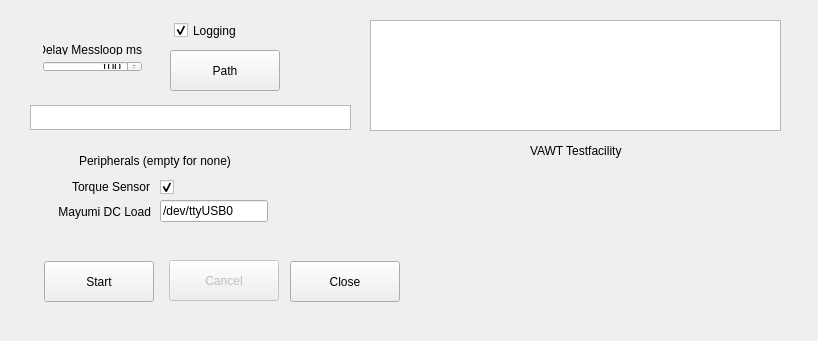
<?xml version="1.0" encoding="UTF-8"?>
<ui version="4.0">
 <class>MainWindow</class>
 <widget class="QMainWindow" name="MainWindow">
  <property name="geometry">
   <rect>
    <x>0</x>
    <y>0</y>
    <width>818</width>
    <height>341</height>
   </rect>
  </property>
  <property name="sizePolicy">
   <sizepolicy hsizetype="Fixed" vsizetype="Fixed">
    <horstretch>0</horstretch>
    <verstretch>0</verstretch>
   </sizepolicy>
  </property>
  <property name="windowTitle">
   <string>VAWT Testfacility</string>
  </property>
  <widget class="QWidget" name="centralwidget">
   <widget class="QLabel" name="label">
    <property name="geometry">
     <rect>
      <x>530</x>
      <y>140</y>
      <width>121</width>
      <height>21</height>
     </rect>
    </property>
    <property name="text">
     <string>VAWT Testfacility</string>
    </property>
   </widget>
   <widget class="QPushButton" name="btnStart">
    <property name="geometry">
     <rect>
      <x>44</x>
      <y>261</y>
      <width>110</width>
      <height>41</height>
     </rect>
    </property>
    <property name="text">
     <string>Start</string>
    </property>
   </widget>
   <widget class="QPushButton" name="btnClose">
    <property name="geometry">
     <rect>
      <x>290</x>
      <y>261</y>
      <width>110</width>
      <height>41</height>
     </rect>
    </property>
    <property name="text">
     <string>Close</string>
    </property>
   </widget>
   <widget class="QCheckBox" name="chkLogging">
    <property name="geometry">
     <rect>
      <x>174</x>
      <y>20</y>
      <width>85</width>
      <height>21</height>
     </rect>
    </property>
    <property name="text">
     <string>Logging</string>
    </property>
    <property name="checked">
     <bool>true</bool>
    </property>
   </widget>
   <widget class="QLabel" name="label_3">
    <property name="geometry">
     <rect>
      <x>79</x>
      <y>150</y>
      <width>201</width>
      <height>21</height>
     </rect>
    </property>
    <property name="text">
     <string>Peripherals (empty for none)</string>
    </property>
   </widget>
   <widget class="QWidget" name="layoutWidget">
    <property name="geometry">
     <rect>
      <x>32</x>
      <y>33</y>
      <width>121</width>
      <height>50</height>
     </rect>
    </property>
    <layout class="QVBoxLayout" name="verticalLayout">
     <item>
      <widget class="QLabel" name="lblDelay">
       <property name="text">
        <string>Delay Messloop ms</string>
       </property>
       <property name="alignment">
        <set>Qt::AlignRight|Qt::AlignTrailing|Qt::AlignVCenter</set>
       </property>
      </widget>
     </item>
     <item>
      <widget class="QSpinBox" name="spbDelay">
       <property name="alignment">
        <set>Qt::AlignRight|Qt::AlignTrailing|Qt::AlignVCenter</set>
       </property>
       <property name="minimum">
        <number>100</number>
       </property>
       <property name="maximum">
        <number>40000</number>
       </property>
       <property name="singleStep">
        <number>10</number>
       </property>
       <property name="value">
        <number>100</number>
       </property>
      </widget>
     </item>
    </layout>
   </widget>
   <widget class="QLabel" name="label_8">
    <property name="geometry">
     <rect>
      <x>420</x>
      <y>160</y>
      <width>351</width>
      <height>151</height>
     </rect>
    </property>
    <property name="text">
     <string/>
    </property>
    <property name="pixmap">
     <pixmap resource="res.qrc">:/images/HSR.png</pixmap>
    </property>
    <property name="scaledContents">
     <bool>false</bool>
    </property>
   </widget>
   <widget class="QTextEdit" name="txtDisp">
    <property name="geometry">
     <rect>
      <x>370</x>
      <y>20</y>
      <width>411</width>
      <height>111</height>
     </rect>
    </property>
    <property name="html">
     <string>&lt;!DOCTYPE HTML PUBLIC &quot;-//W3C//DTD HTML 4.0//EN&quot; &quot;http://www.w3.org/TR/REC-html40/strict.dtd&quot;&gt;
&lt;html&gt;&lt;head&gt;&lt;meta name=&quot;qrichtext&quot; content=&quot;1&quot; /&gt;&lt;style type=&quot;text/css&quot;&gt;
p, li { white-space: pre-wrap; }
&lt;/style&gt;&lt;/head&gt;&lt;body style=&quot; font-family:'Sans Serif'; font-size:9pt; font-weight:400; font-style:normal;&quot;&gt;
&lt;p style=&quot;-qt-paragraph-type:empty; margin-top:0px; margin-bottom:0px; margin-left:0px; margin-right:0px; -qt-block-indent:0; text-indent:0px; font-family:'.SF NS Text'; font-size:13pt;&quot;&gt;&lt;br /&gt;&lt;/p&gt;&lt;/body&gt;&lt;/html&gt;</string>
    </property>
   </widget>
   <widget class="QPushButton" name="btnPath">
    <property name="geometry">
     <rect>
      <x>170</x>
      <y>50</y>
      <width>110</width>
      <height>41</height>
     </rect>
    </property>
    <property name="text">
     <string>Path</string>
    </property>
   </widget>
   <widget class="QLabel" name="label_7">
    <property name="geometry">
     <rect>
      <x>49</x>
      <y>177</y>
      <width>101</width>
      <height>20</height>
     </rect>
    </property>
    <property name="text">
     <string>Torque Sensor</string>
    </property>
    <property name="alignment">
     <set>Qt::AlignRight|Qt::AlignTrailing|Qt::AlignVCenter</set>
    </property>
   </widget>
   <widget class="QCheckBox" name="chkTorque">
    <property name="geometry">
     <rect>
      <x>160</x>
      <y>179</y>
      <width>16</width>
      <height>16</height>
     </rect>
    </property>
    <property name="text">
     <string/>
    </property>
    <property name="checked">
     <bool>true</bool>
    </property>
   </widget>
   <widget class="QLineEdit" name="txtMayumi">
    <property name="geometry">
     <rect>
      <x>160</x>
      <y>200</y>
      <width>108</width>
      <height>22</height>
     </rect>
    </property>
    <property name="text">
     <string>/dev/ttyUSB0</string>
    </property>
   </widget>
   <widget class="QLabel" name="label_4">
    <property name="geometry">
     <rect>
      <x>30</x>
      <y>202</y>
      <width>121</width>
      <height>20</height>
     </rect>
    </property>
    <property name="text">
     <string>Mayumi DC Load</string>
    </property>
    <property name="alignment">
     <set>Qt::AlignRight|Qt::AlignTrailing|Qt::AlignVCenter</set>
    </property>
   </widget>
   <widget class="QPushButton" name="btnCancel">
    <property name="enabled">
     <bool>false</bool>
    </property>
    <property name="geometry">
     <rect>
      <x>169</x>
      <y>260</y>
      <width>110</width>
      <height>41</height>
     </rect>
    </property>
    <property name="text">
     <string>Cancel</string>
    </property>
   </widget>
   <widget class="QTextEdit" name="txtPath">
    <property name="geometry">
     <rect>
      <x>30</x>
      <y>105</y>
      <width>321</width>
      <height>25</height>
     </rect>
    </property>
    <property name="minimumSize">
     <size>
      <width>0</width>
      <height>21</height>
     </size>
    </property>
    <property name="lineWrapMode">
     <enum>QTextEdit::NoWrap</enum>
    </property>
    <property name="readOnly">
     <bool>true</bool>
    </property>
   </widget>
  </widget>
 </widget>
 <layoutdefault spacing="6" margin="11"/>
 <resources>
  <include location="res.qrc"/>
 </resources>
 <connections/>
</ui>
